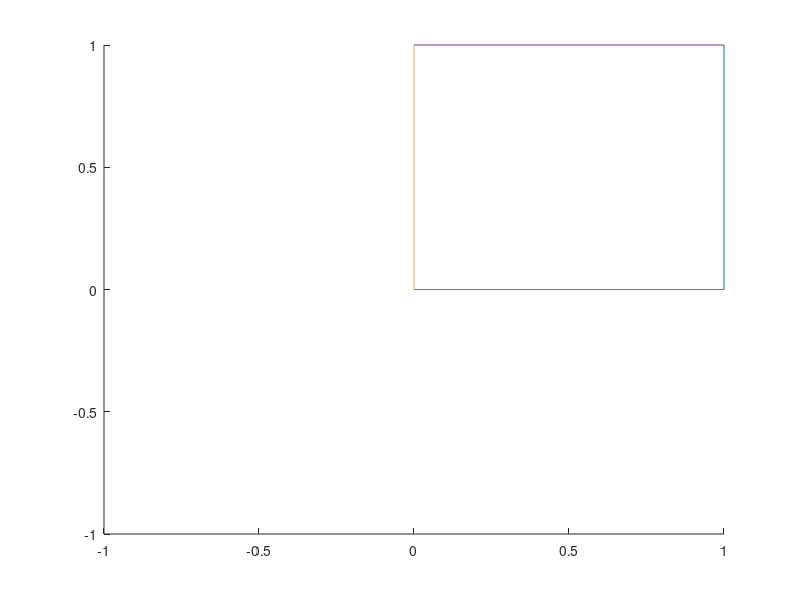

This figure's MATLAB source: (Note: this script raises an error after producing the figure.)
clc;
clear;
close all

% Save animation as .gif file
% save_animate = 1;
save_animate = 0;
% Length of square

a = 1;
% rotating the plots

% Gap between recatangels (in between 0 to 1)
lscale = 0.03;
% Choose origin as (0,0).

% Lets get equation of all 4 sides
o1 = [0 0];

% identify the 4 end points of squarae
% Initialize a counter for storing information for gif creation
count = 1;
figure
hold on;
axis([-a a -a a]) % required only when all 4 quadrants are selected for plotting
for k = 1:4 % for each quadrants
    p1 = o1;
    if k ==2||k==3
        p2 = [-a 0];
    else
        p2 = [a 0];
    end
    if k ==1
        p3 = [a a];
    elseif k == 2
        p3 = [-a a];
    elseif k == 3
        p3 = [-a -a];
    else
        p3 = [a -a];
    end

    if k ==1||k==2
        p4 = [0 a];
    else
        p4 = [0 -a];
    end



    if k == 2 || k ==4
        in = struct('p1',p1,'p2',p4,'p3',p3,'p4',p2);
    else
        in = struct('p1',p3,'p2',p2,'p3',p1,'p4',p4);
    end


    for j = 1:4 % Four lines
        hold on;
        tp1 = in.(strcat('p',num2str(j)));
        if j <= 3
            tp2 = in.(strcat('p',num2str(j+1)));
        else
            tp2 = in.(strcat('p',num2str(j+1-4)));
        end
        plot([tp1(1) tp2(1)], [tp1(2) tp2(2)])


    end
    % Reading frame
    frame = getframe(gcf);
    im(count)=frame;
    im2{count} = frame2im(frame);
    count = count+1;

    dis = a;

    while(dis>lscale)
        in = NewRectCoordinate(in,lscale);
        % plot new outputs here
        hold on;
        for j = 1:4
            hold on;
            tp1 = in.(strcat('p',num2str(j)));
            if j <= 3
                tp2 = in.(strcat('p',num2str(j+1)));
            else
                tp2 = in.(strcat('p',num2str(j+1-4)));
            end
            plot([tp1(1) tp2(1)], [tp1(2) tp2(2)])

        end
        % Reading frame
        frame = getframe(gcf);
        im(count)=frame;
        im2{count} = frame2im(frame);
        count = count+1;

        % Calculate new distance here

        dis = pdist([in.p1;in.p2],'euclidean');


        pause(0.01)
    end

end
% axis equal


%% ------------ Save animation file ----------------------------
if save_animate == 1
    filename = AutoRename(cd,'Combined_Art.gif');
    for i = 1:1:length(im)
        [A1,map] = rgb2ind(im2{i},256);
        if i == 1
            imwrite(A1,map,filename,'gif','LoopCount',Inf,'DelayTime',0.005);
        else
            imwrite(A1,map,filename,'gif','WriteMode','append','DelayTime',0.005);
        end
    end
end